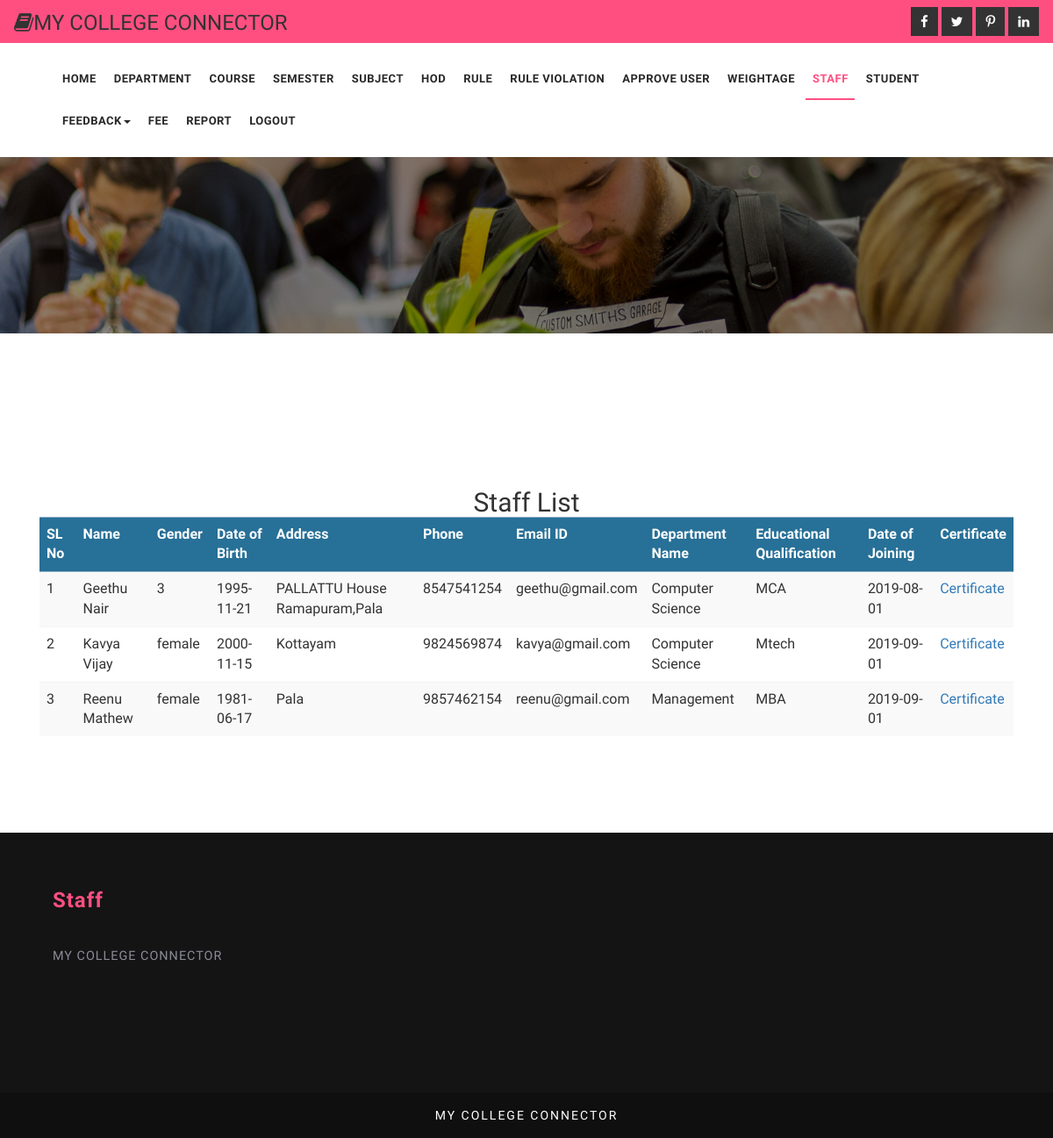
The page /admin/staff.php (signed in) on the database its author committed.
### tables this page shows
CREATE TABLE IF NOT EXISTS `tbl_staff_reg` (
  `staff_id` int(11) NOT NULL AUTO_INCREMENT,
  `first_name` varchar(20) NOT NULL,
  `last_name` varchar(20) NOT NULL,
  `gender` varchar(6) NOT NULL,
  `dob` varchar(30) NOT NULL,
  `address` varchar(100) NOT NULL,
  `phone` bigint(11) NOT NULL,
  `email` varchar(30) NOT NULL,
  `department_id` int(11) NOT NULL,
  `educational_qualification` varchar(60) NOT NULL,
  `date_of_join` varchar(30) NOT NULL,
  `login_id` int(11) NOT NULL,
  `certificate` varchar(50) NOT NULL,
  `qualification` varchar(50) NOT NULL,
  PRIMARY KEY (`staff_id`)
);

CREATE TABLE IF NOT EXISTS `tbl_department` (
  `department_id` int(11) NOT NULL AUTO_INCREMENT,
  `department_name` varchar(50) NOT NULL,
  PRIMARY KEY (`department_id`)
);

### admin/query.php (called while the page is built, shortened)
<?php
include_once("../dboperation.php");
class query
{
	function select_staff_details_approved()
	{
		 $sql="select s.*,l.*,c.* from tbl_staff_reg s inner join  tbl_login l on s.login_id=l.login_id inner join tbl_department as c on c.department_id=s.department_id where l.status=1";
		$db=new dboperation();
		$res=$db->execute($sql);
		return $res;
	}
}
?>

### dboperation.php (called while the page is built, shortened)
<?php
class dboperation
{
	var $con,$dbcon,$res;
	function dbconnect()
	{
		$this->con=mysqli_connect("localhost","root","","college_connector");
	}
	function execute($qry)
	{
		$this->res=mysqli_query($this->con,$qry);
		return $this->res;
	}
}
?>

### admin/staff.php (the view, shortened to what this page needs)
<!DOCTYPE html>
<html>
<head>
	<link href="../css/bootstrap.css" rel="stylesheet" type="text/css" media="all" />
	<link href="../css/style.css" rel="stylesheet" type="text/css" media="all" />
	<link href="../css/font-awesome.css" rel="stylesheet">
</head>
<body>
	 <?php
if(isset($_SESSION['login_id']))
{
    ?>
	<div class="header-1">
	<div class="agileits_top_menu">
		<div class="w3l_header_left">
					<div>
				<h3><span class="fa fa-book" aria-hidden="true"></span>MY COLLEGE CONNECTOR</h3></div>
			</div>
			<div class="w3l_header_right">
				<div class="w3ls-social-icons text-left">
					<a class="facebook" href="#"><i class="fa fa-facebook"></i></a>
					<a class="twitter" href="#"><i class="fa fa-twitter"></i></a>
					<a class="pinterest" href="#"><i class="fa fa-pinterest-p"></i></a>
					<a class="linkedin" href="#"><i class="fa fa-linkedin"></i></a>
				</div>
			</div>
			<div class="clearfix"> </div>
		</div>
		<div class="content white agile-info">
			<nav class="navbar navbar-default" role="navigation">
				<div class="container">
					<div class="collapse navbar-collapse" id="bs-example-navbar-collapse-1">
						<nav class="link-effect-2" id="link-effect-2">
							<ul class="nav navbar-nav">
								<li  ><a href="adminhome.php" class="effect-3">Home</a></li>
								<li><a href="department.php" class="effect-3">Department</a></li>
								<li  ><a href="course.php" class="effect-3">Course</a></li>
		<li><a href="semester.php" class="effect-3">Semester</a></li>
		<li><a href="subject.php" class="effect-3">Subject</a></li>
		<li><a href="hod.php" class="effect-3">HOD</a></li>
<li><a href="rule.php" class="effect-3">Rule</a></li>
<li><a href="rule_violation.php" class="effect-3">Rule Violation</a></li>
<li><a href="approve_user.php"  class="effect-3">Approve User</a></li>
	<li><a href="add_weightage.php" class="effect-3">Weightage</a></li>
<li  class="active"><a href="staff.php" class="effect-3">Staff</a></li>
<li><a href="student.php" class="effect-3">Student</a></li>
<li><a href="#" class="dropdown-toggle hvr-bounce-to-bottom" data-toggle="dropdown" role="button" aria-haspopup="true" aria-expanded="false">Feedback<span class="caret"></span></a>
										</li>
<li><a href="feedetails.php" class="effect-3">Fee</a></li>
							<li><a href="report.php" class="effect-3">
								Report</a></li>
								<li><a href="../logout.php" class="effect-3">Logout</a></li>
							</ul>
						</nav>
					</div>
				</div>
			</nav>
		</div>
	</div>
	<div class="inner_content_info_agileits">
		<div class="container">
			<div class="inner_sec_grids_info_w3ls">
				<div class="w3layouts_mail_grid">
			<?php
$count=1;
include_once("query.php");
$user=new query();
$res=$user->select_staff_details_approved();
 ?>
   <div align="center"><h2> Staff List </h2></div>
  <?php $num=mysqli_num_rows($res);
	if($num>0)
	{?>
   <table class="table table-striped">
  <tr>
   <tr class="toptrtbl" style="background-color: #277097; color:#fff">
       <th>SL No</th>
      <th>Name</th>
      <th>Gender</th>
      <th>Date of Birth </th>
      <th>Address</th>
      <th>Phone</th>
      <th>Email ID </th>
      <th>Department Name </th>
      <th>Educational Qualification </th>
      <th>Date of Joining </th>
        <th>Certificate</th>
    </tr>
	<?php
	while($r=mysqli_fetch_array($res))
	{
	?>
      <tr  class=ros<?php echo  $count%2; ?>>
      <td><?php echo $count ?></td>
      <td><?php echo ucwords($r['first_name']." ".$r['last_name']) ?></td>
      <td><?php echo $r['gender'] ?></td>
      <td><?php echo $r['dob'] ?></td>
      <td><?php echo $r['address'] ?></td>
      <td><?php echo $r['phone'] ?></td>
      <td><?php echo $r['email'] ?></td>
      <td><?php echo $r['department_name'] ?></td>
      <td><?php echo $r['educational_qualification'] ?></td>
      <td><?php echo $r['date_of_join'] ?></td>
     <td><a class="operations" target="_blank" href="../certificate/<?php echo $r['certificate'] ?>">Certificate</a></td>
    </tr>
	<?php
	$count++;
	} ?></table>
<?php 	}
	else
	{?>
		<h3 style="padding: 20px; margin: 10px" class="btn-danger">No Staff to be approved</h3>
	<?php
	}
	?>
				</div>
			</div>
		</div>
	</div>
	<div class="footer_top_agileits">
		<div class="container">
			<div class="col-md-4 footer_grid">
				<h3>Staff</h3>
				<p>MY COLLEGE CONNECTOR
				</p>
			</div>
			<div class="col-md-4 footer_grid">
			</div>
			<div class="col-md-4 footer_grid">
			</div>
			<div class="clearfix"> </div>
		</div>
	</div>
	<div class="footer_w3ls">
		<div class="container">
					<div class="footer_bottom1">
						<p>MY COLLEGE CONNECTOR</p>
					</div>
		</div>
	</div>
	<?php
}
else
{
    header("location:../login.php");
}
?>
</body>
</html>

### css/style.css (style rules this page uses)
html, body { margin: 0; font-size: 100%; background: #fff; font-family: 'Work Sans', sans-serif; }
body a { text-decoration: none; transition: 0.5s all; -webkit-transition: 0.5s all; -moz-transition: 0.5s all; -o-transition: 0.5s all; -ms-transition: 0.5s all; }
h1, h2, h3, h4, h5, h6 { margin: 0; font-family: 'Work Sans', sans-serif; }
p { margin: 0; letter-spacing: 1px; font-size: 0.9em; }
ul { margin: 0; padding: 0; }
.w3l_header_left { float:left; margin: .3em 0 0; }
.w3l_header_right { float: right; }
.w3ls-social-icons.text-left a { display: inline-block; }
.w3ls-social-icons i { font-size: 15px; background: #333; padding: 8px 10px; color: #fff; border: 1px solid #333; transition: 0.5s all; -webkit-transition: 0.5s all; -o-transition: 0.5s all; -ms-transition: 0.5s all; -moz-transition: 0.5s all; }
.agileits_top_menu { background: #ff4f81; padding: 0.5em 1em; }
.header-1 { background: url(../images/banner1.jpg) 0px 0px no-repeat; background-size: cover; min-height: 380px; }
.content { margin: 0; padding: 0px; }
.navbar-nav { margin: 0; }
.content.white { background: #fff; padding: 1em 0; }
.navbar { position: relative; min-height: 50px; margin-bottom: 0!important; border: 1px solid transparent; }
.navbar-default { background-color: #fff; border-color: #fff; }
.navbar-default .navbar-nav>li>a { color: #282828; font-size: 13px; letter-spacing: 0.5px; font-weight: 600; text-transform: uppercase; padding: 14px 8px; }
.navbar-nav>li>a { padding-top: 18px; padding-bottom: 15px; }
.navbar-default .navbar-nav>.active>a:before { background: #ff4f81; transform: translateX(0); -webkit-transform: translateX(0); -moz-transform: translateX(0); -o-transform: translateX(0); -ms-transform: translateX(0); }
.effect-3 { overflow: hidden; }
.effect-3:before { left: -1px; bottom: 0; width: 100%; height: 2px; background:#ff4f81; content: ''; position: absolute; transition: transform .5s ease; transform: translateX(-100%); -webkit-transform: translateX(-100%); -moz-transform: translateX(-100%); -o-transform: translateX(-100%); -ms-transform: translateX(-100%); }
.navbar-default .navbar-nav>.active>a, .navbar-default .navbar-nav>.active>a:hover, .navbar-default .navbar-nav>.active>a:focus { color: #ff4f81; background: none; }
.navbar-nav>li { float: left; margin: 0 2px; }
.table>thead>tr>th, .table>tbody>tr>th, .table>tfoot>tr>th, .table>thead>tr>td, .table>tbody>tr>td, .table>tfoot>tr>td { padding: 8px; line-height: 1.42857143; vertical-align: top; border-top: 1px solid rgba(241, 234, 239, 0.5); }
.w3layouts_mail_grid { margin: 3em 0 10px 0; }
.inner_content_info_agileits { padding: 1px 0; }
.footer_top_agileits { background: #141415; padding: 4em 0; }
.footer_w3ls { background: #0f0f10; text-align: center; padding: 1em 0; }
.footer_bottom1 p { color: #fff; font-size: 14px; letter-spacing: 2px; margin-top: 0em; }
.footer_grid h3, .footer_grid_left h3 { font-size: 1.5em; color: #ff4f81; position: relative; margin-bottom: 1.5em; font-weight: 600; letter-spacing: 1px; }
.footer_grid p { color: #8b8b96; line-height: 2em; margin-bottom: 2em; }
@media (max-width:1366px) { .inner_sec_grids_info_w3ls { margin-top: 3em; } }
@media (max-width:1366px) { .inner_content_info_agileits, .banner-bottom, .services { padding: 5em 0; } }

### rows shown on the page
tbl_staff_reg: first_name+last_name "Geethu Nair", gender "3", dob "1995-11-21", address "PALLATTU House Ramapuram,Pala", phone "8547541254", email "geethu@gmail.com", department.department_name "Computer Science", educational_qualification "MCA", date_of_join "2019-08-01"
tbl_staff_reg: first_name+last_name "Kavya Vijay", gender "female", dob "2000-11-15", address "Kottayam", phone "9824569874", email "kavya@gmail.com", department.department_name "Computer Science", educational_qualification "Mtech", date_of_join "2019-09-01"
tbl_staff_reg: first_name+last_name "Reenu Mathew", gender "female", dob "1981-06-17", address "Pala", phone "9857462154", email "reenu@gmail.com", department.department_name "Management", educational_qualification "MBA", date_of_join "2019-09-01"
